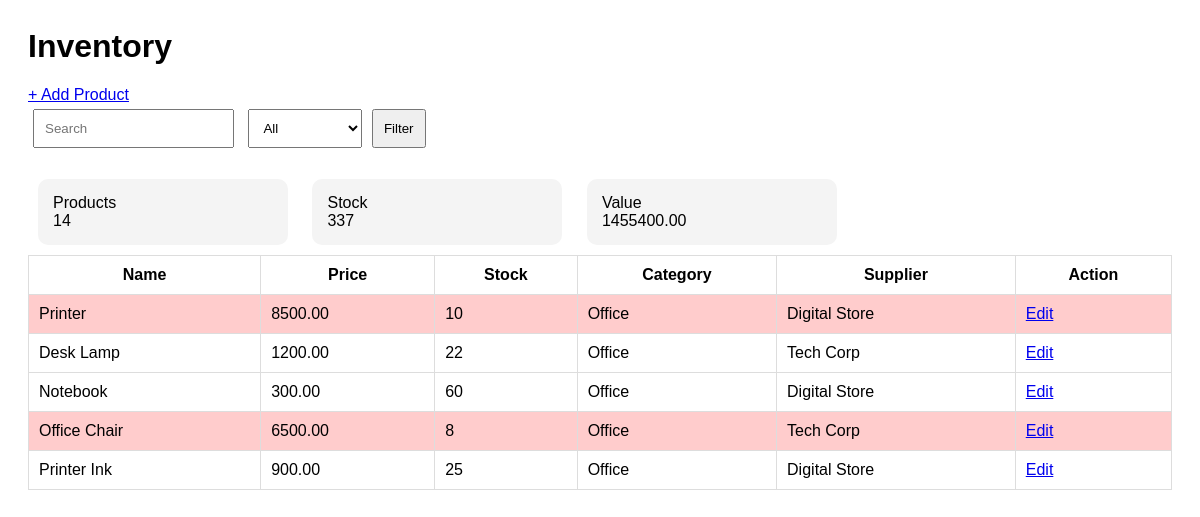
Screenshot of /index.php?category=2 with the database file from the repository.
### tables this page shows
CREATE TABLE `products` (
  `id` int(11) NOT NULL,
  `name` varchar(100) DEFAULT NULL,
  `description` text DEFAULT NULL,
  `price` decimal(10,2) DEFAULT NULL,
  `stock` int(11) DEFAULT NULL,
  `category_id` int(11) DEFAULT NULL,
  `supplier_id` int(11) DEFAULT NULL
);

CREATE TABLE `categories` (
  `id` int(11) NOT NULL,
  `name` varchar(100) NOT NULL
);

CREATE TABLE `suppliers` (
  `id` int(11) NOT NULL,
  `name` varchar(100) NOT NULL
);

### index.php (the view, shortened to what this page needs)
<?php
include "config.php";
$category =
$_GET['category']
?? '';
$sql =
"
SELECT p.*,c.name category,
s.name supplier
FROM products p
JOIN categories c
ON p.category_id=c.id
JOIN suppliers s
ON p.supplier_id=s.id
WHERE 1=1
";
if($category!=''){
$sql .=
" AND c.id=$category";
}
$products=
$conn->query($sql);
$stats=
$conn->query(
"
SELECT
COUNT(*) total,
SUM(stock) total_stock,
SUM(price*stock) total_value
FROM products
"
)->fetch_assoc();
?>
<link rel="stylesheet"
href="style.css">
<h1>Inventory</h1>
<a href="add.php">
+ Add Product
</a>
<form>
<input
name="search"
placeholder="Search"
>
<select name="category">
<option value="">
All
</option>
</select>
<button>
Filter
</button>
</form>
<div class="card">
Products
<br>
<?= $stats['total'] ?>
</div>
<div class="card">
Stock
<br>
<?= $stats['total_stock'] ?>
</div>
<div class="card">
Value
<br>
<?= $stats['total_value'] ?>
</div>
<table>
<tr>
<th>Name</th>
<th>Price</th>
<th>Stock</th>
<th>Category</th>
<th>Supplier</th>
<th>Action</th>
</tr>
<?php
while(
$row=
$products->fetch_assoc()
):
?>
<tr
class="<?= $row['stock']<20?'low':'' ?>">
<td>
<?= $row['name'] ?>
</td>
<td>
<?= $row['price'] ?>
</td>
<td>
<?= $row['stock'] ?>
</td>
<td>
<?= $row['category'] ?>
</td>
<td>
<?= $row['supplier'] ?>
</td>
<td>
<a href=
"edit.php?id=
<?= $row['id'] ?>">
Edit
</a>
</td>
</tr>
<?php endwhile; ?>
</table>

### style.css (style rules this page uses)
.card { display:inline-block; width:220px; padding:15px; margin:10px; background:#f4f4f4; border-radius:10px; }
.low { background:#ffcccc; }
table { width:100%; border-collapse:collapse; }
th,td { padding:10px; border:1px solid #ddd; }
input,select { padding:10px; margin:5px; }
button { padding:10px; }

### rows the page displays
products: name "Printer", price "8500.00", stock "10", category.name "Office", supplier.name "Digital Store"
products: name "Desk Lamp", price "1200.00", stock "22", category.name "Office", supplier.name "Tech Corp"
products: name "Notebook", price "300.00", stock "60", category.name "Office", supplier.name "Digital Store"
products: name "Office Chair", price "6500.00", stock "8", category.name "Office", supplier.name "Tech Corp"
products: name "Printer Ink", price "900.00", stock "25", category.name "Office", supplier.name "Digital Store"

### other values shown
$stats['total'] "14"
$stats['total_stock'] "337"
$stats['total_value'] "1455400.00"
